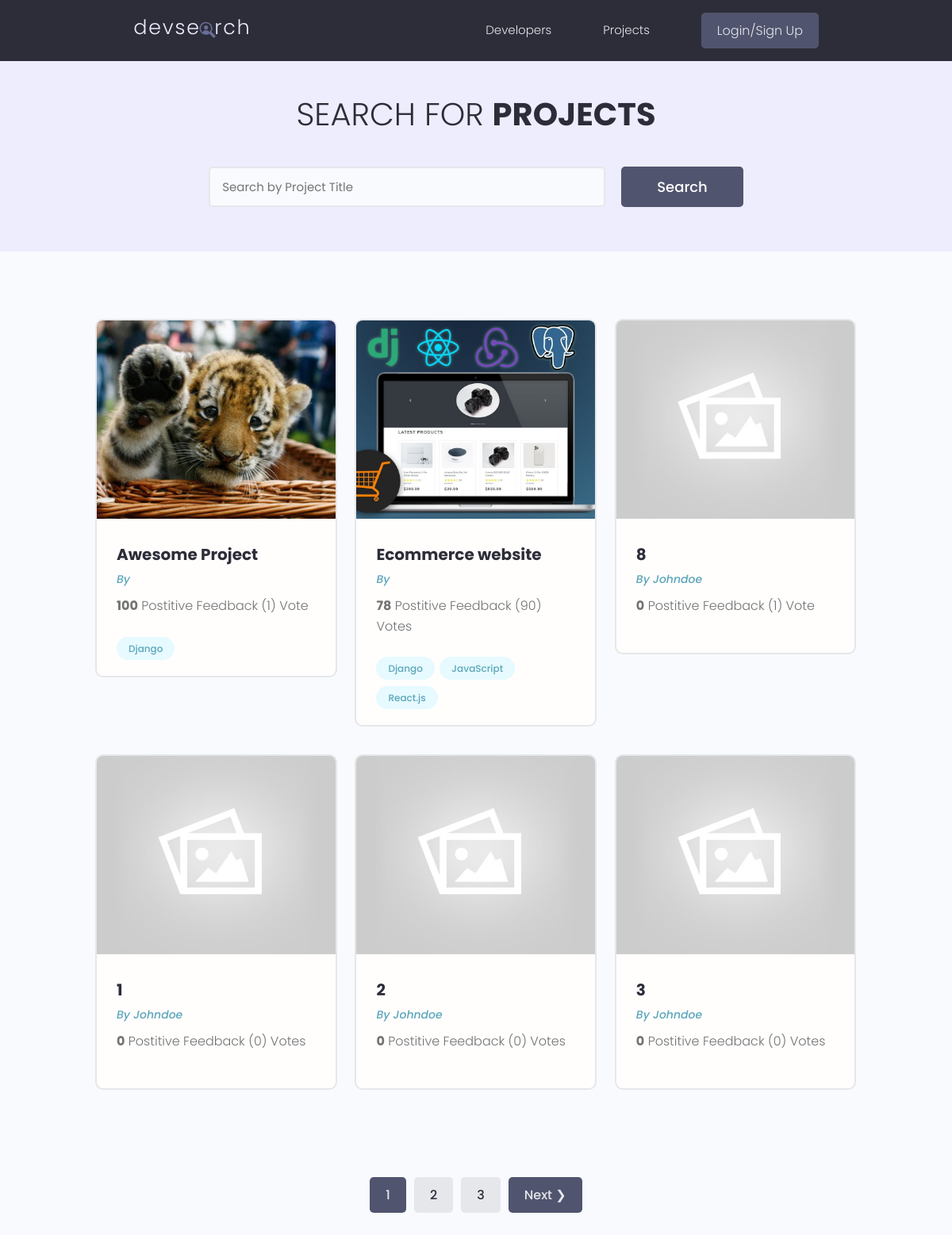
/projects/, run on the app's committed database.
### projects/models.py (models this page shows, shortened)
class Project(models.Model):
    owner=models.ForeignKey(Profile, null=True,blank=True,on_delete=models.SET_NULL)
    title = models.CharField(max_length=200)
    description=models.TextField(null=True,blank=True)
    featured_image =models.ImageField(null=True,blank=True,default="default.jpg")
    demo_link=models.CharField(max_length=2000,null=True,blank=True)
    source_link=models.CharField(max_length=2000,null=True,blank=True)
    tags=models.ManyToManyField('Tag',blank=True)
    vote_total=models.IntegerField(default=0,null=True,blank=True)
    vote_ratio=models.IntegerField(default=0,null=True,blank=True)
    create=models.DateField(auto_now_add=True)
    id = models.UUIDField(default=uuid.uuid4,unique=True,primary_key=True,editable=False)
    class Meta:
        ordering=['-vote_ratio', '-vote_total', 'title']

class Tag(models.Model):
    name=models.CharField(max_length=200)
    create=models.DateField(auto_now_add=True)
    id = models.UUIDField(default=uuid.uuid4,unique=True,primary_key=True,editable=False)
    def __str__(self):
        return self.name

### users/models.py (models this page shows, shortened)
class Profile(models.Model):
    user = models.OneToOneField(User,on_delete=models.CASCADE, null=True,blank=True)
    name=models.CharField(max_length=200,blank=True,null=True)
    email=models.EmailField(max_length=500, blank=True,null=True)
    username=models.CharField(max_length=200,blank=True,null=True)
    location=models.CharField(max_length=200,blank=True,null=True)
    short_intro=models.CharField(max_length=200,blank=True,null=True)
    bio = models.TextField(blank=True,null=True)
    profile_image = models.ImageField(null=True,blank=True,upload_to='profiles/',default="profiles/user-default.png")
    social_github=models.CharField(max_length=200,blank=True,null=True)
    social_twitter=models.CharField(max_length=200,blank=True,null=True)
    social_linkedin=models.CharField(max_length=200,blank=True,null=True)
    social_youtube=models.CharField(max_length=200,blank=True,null=True)
    social_website=models.CharField(max_length=200,blank=True,null=True)
    created=models.DateTimeField(auto_now_add=True)
    id = models.UUIDField(default=uuid.uuid4,unique=True,primary_key=True,editable=False)

### projects/views.py (the view)
# urls.py: path('projects/',include('projects.urls')),
def projects(request):
    projects, search_query=searchProjects(request)
    custom_range, projects= paginateProjects(request,projects,6)
    context={'projects':projects,'search_query':search_query,'custom_range':custom_range}
    return render(request, 'projects/projects.html', context)

### projects/utils.py (called while the page is built)
def paginateProjects(request, projects, results):
    page=request.GET.get('page')
    paginator=Paginator(projects,results)
    try:
        projects=paginator.page(page)
    except PageNotAnInteger:
        page=1
        projects=paginator.page(page)
    except EmptyPage:
        page=paginator.num_pages
        projects=paginator.page(page)
    leftIndex=(int(page)-4)
    if leftIndex<1:
        leftIndex=1
    rightIndex=(int(page)+5)
    if rightIndex>paginator.num_pages:
        rightIndex=paginator.num_pages+1
    custom_range=range(leftIndex, rightIndex)
    return custom_range, projects

def searchProjects(request):
    search_query=''
    if request.GET.get('search_query'):
        search_query=request.GET.get('search_query')
    tags=Tag.objects.filter(name__icontains=search_query)
    projects=Project.objects.distinct().filter(
                                    Q(title__icontains=search_query)|
                                    Q(description__icontains=search_query)|
                                    Q(owner__name__icontains=search_query)|
                                    Q(tags__in=tags)
                                    )
    return projects, search_query,

### projects/templates/projects/projects.html (shortened to what this page needs)
{% extends 'main.html'%}
{% block content %}
<main class="projects">
    <section class="hero-section text-center">
      <div class="container container--narrow">
        <div class="hero-section__box">
          <h2>Search for <span>Projects</span></h2>
        </div>
        <div class="hero-section__search">
          <form id='searchForm' class="form" action="{% url 'projects' %}" method="get">
            <div class="form__field">
              <input class="input input--text" id="formInput#search" type="text" name="search_query"
                placeholder="Search by Project Title" value="{{search_query}}" />
            </div>
            <input class="btn btn--sub btn--lg" type="submit" value="Search" />
          </form>
        </div>
      </div>
    </section>
    <section class="projectsList">
      <div class="container">
        <div class="grid grid--three">
        {% for project in projects %}
          <div class="column">
            <div class="card project">
              <a href="{% url 'project' project.id %}" class="project">
                <img class="project__thumbnail" src="{{project.featured_image.url}}" alt="project thumbnail" />
                <div class="card__body">
                  <h3 class="project__title">{{project.title}}</h3>
                  <p><a class="project__author" href="#"">By {{project.owner.name}}</a></p>
                  <p class="project--rating">
                    <span style="font-weight: bold;">{{project.vote_ratio}}</span> Postitive
                    Feedback ({{project.vote_total}}) Vote{{project.vote_total|pluralize:"s"}}
                  </p>
                  <div class="project__tags">
                    {% for tag in project.tags.all %}
                    <span class="tag tag--pill tag--main">
                      <small>{{tag}}</small>
                    </span>
                    {% endfor %}
                  </div>
                </div>
              </a>
            </div>
          </div>
          {% endfor %}
        </div>
      </div>
    </section>
    {% include 'pagination.html' with queryset=projects custom_range=custom_range %}
  </main>
{% endblock content %}

### static/styles/app.css (style rules this page uses)
:root { --color-sub: #2d2d39; }
.btn--sub { background-color: var(--color-sub-light); }
.card { border: 2px solid var(--color-light); }
img { width: 100%; }
.hero-section { height: 40vh; display: flex; align-items: center; background-color: var(--color-sub); }
.hero-section__box { margin-bottom: 4rem; }
.hero-section__box > h2, .hero-section__box > h2 > span { font-size: 4rem; color: var(--color-light); line-height: 1.3; text-transform: uppercase; }
.hero-section__box > h2 { font-weight: 300; }
.hero-section__box > h2 > span { font-weight: 700; }
.hero-section__search > .form { display: flex; align-items: center; justify-content: center; gap: 2rem; }
.hero-section__search > .form input.input--text { width: 50rem; }
.project__author { font-size: 1.4rem; font-style: italic; }
.project--rating { margin-bottom: 1.6em; margin-top: .5em; }
.projects > .hero-section { background: var(--color-sub-lighter); height: 30vh; }
.projects .hero-section__box { margin-bottom: 2.5rem; }
.projects .hero-section__box > h2 { color: var(--color-sub); }
.projects .hero-section__box > h2 > span { font-weight: 700; color: var(--color-sub); }
.projectsList { margin-top: 8rem; }
.project__thumbnail { height: 25rem; object-fit: cover; object-position: top center; }
.project__title { font-size: 2rem; font-weight: 700; color: var(--color-sub); }

### static/uikit/styles/modules/_variables.css (style rules this page uses)
:root { --color-main: #5aa5b9; --color-main-light: #e6faff; --color-sub: #3f4156; --color-sub-light: #51546e; --color-sub-lighter: #ededfd; --color-text: #737373; --color-gray: #8b8b8b; --color-light: #e5e7eb; --color-light-gray: #767676; --color-bg: #f8fafd; --color-white: #fffefd; --color-white-light: #f3f3f3; --color-success: #359e64; --color-success-bg: #def8e8; --color-error: #fc4b0b; --color-error-bg: #fff2ee; --font-base: 'Poppins', arial, helvetica, 'Segoe UI', roboto, ubuntu, sans-serif; --font-monospace: 'Fira Code', 'Courier New', courier, monospace; --font-regular: 300; --font-medium: 500; --font-bold: 700; --generic-shadow: 1px 1px 5px #00000010; --generic-transition: all 0.3s ease-in-out; }

### static/uikit/styles/modules/_base.css (style rules this page uses)
* { margin: 0; padding: 0; box-sizing: border-box; text-rendering: optimizeLegibility; color: inherit; font-size: inherit; }
html { font-size: 50%; }
@media only screen and (min-width: 480px) { html { font-size: 56.25%; } }
@media only screen and (min-width: 1200px) { html { font-size: 62.5%; } }
body { line-height: 1.6; font-weight: 400; font-size: 1.5rem; color: var(--color-text); background-color: var(--color-bg); min-height: 100vh; }

### static/uikit/styles/modules/_typography.css (style rules this page uses)
* { font-family: var(--font-base); }
h2 { font-size: 3.6rem; font-weight: var(--font-bold); }
h3 { font-size: 3.2rem; font-weight: var(--font-medium); }
p, span, strong { font-size: 1.6rem; color: var(--color-text); font-weight: var(--font-regular); }
a { padding-bottom: 2px; text-decoration: none; display: inline-block; color: var(--color-main); font-weight: var(--font-medium); }

### static/uikit/styles/modules/_utilities.css (style rules this page uses)
.container { width: 92%; max-width: 165rem; margin: 0 auto; box-sizing: border-box; }
.container--narrow { width: 92%; max-width: 120rem; }
@media screen and (min-width: 1000px) { .container { width: 90%; } }
@media screen and (min-width: 1000px) { .container--narrow { width: 85%; } }
@media screen and (min-width: 1200px) { .container { width: 80%; } }
@media screen and (min-width: 1200px) { .container--narrow { width: 72%; } }
.text-center { text-align: center; }

### static/uikit/styles/modules/_button.css (style rules this page uses)
.btn { display: inline-block; position: relative; cursor: pointer; background-color: var(--color-light); font-weight: var(--font-medium); color: var(--color-sub); text-decoration: none; padding: 1rem 2rem; border-radius: 0.5rem; border: none; width: -webkit-fit-content; width: -moz-fit-content; width: fit-content; height: -webkit-fit-content; height: -moz-fit-content; height: fit-content; font-size: 1.6rem; outline-width: 0; outline-color: transparent; -webkit-backface-visibility: hidden; backface-visibility: hidden; transition: all 0.3s ease-in-out; }
.btn--sub { background-color: var(--color-sub); color: var(--color-white); }
.btn--lg { font-size: 1.8rem; padding: 1.2rem 4.5rem; }

### static/uikit/styles/modules/_card.css (style rules this page uses)
.card { border-radius: 1rem; background-color: var(--color-white); border: 1.5px solid var(--color-light); width: auto; height: auto; margin-top: 0.5rem; margin-bottom: 0.5rem; overflow: hidden; }
.card__body, .card__header { padding: 2rem 2.5rem; }

### data on the page
Project: featured_image (picture), title "Awesome Project", vote_ratio "100", vote_total "1"
Tag: name "Django"
Project: featured_image (picture), title "Ecommerce website", vote_ratio "78", vote_total "90"
Tag: name "JavaScript"
Tag: name "React.js"
Project: featured_image (placeholder picture), title "8", owner.name "Johndoe", vote_ratio "0", vote_total "1"
Project: featured_image (placeholder picture), title "1", owner.name "Johndoe", vote_ratio "0", vote_total "0"
Project: featured_image (placeholder picture), title "2", owner.name "Johndoe", vote_ratio "0", vote_total "0"
Project: featured_image (placeholder picture), title "3", owner.name "Johndoe", vote_ratio "0", vote_total "0"

### other printed values
{{ page }} "1"
{{ page }} "2" "3"
